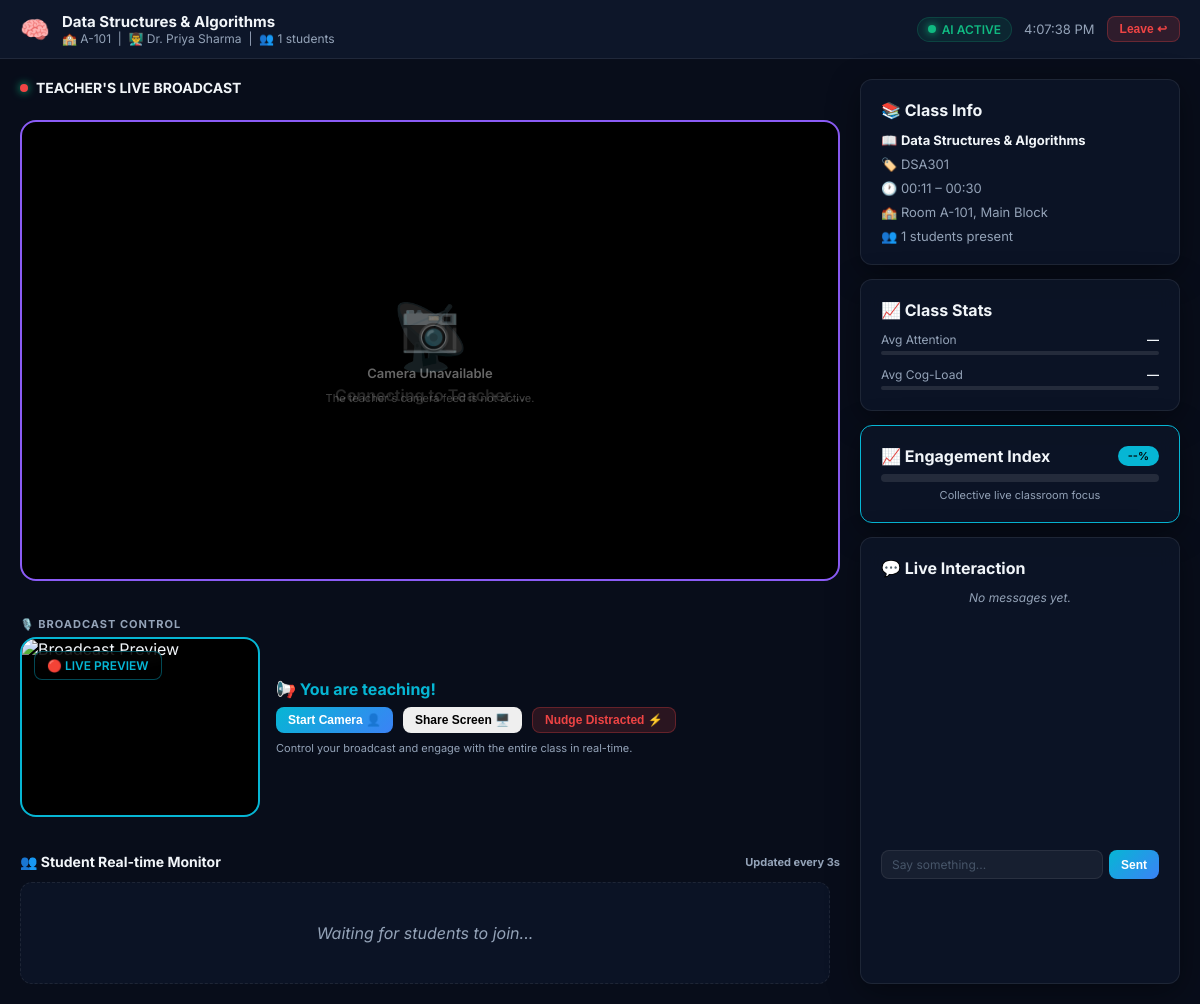
/classroom/1 (signed in), run on the app's committed database.
### models/department.py (models this page shows, shortened)
class Subject(db.Model):
    __tablename__ = 'subjects'
    id            = db.Column(db.Integer, primary_key=True)
    name          = db.Column(db.String(100), nullable=False)
    code          = db.Column(db.String(20), unique=True, nullable=False)
    department_id = db.Column(db.Integer, db.ForeignKey('departments.id'), nullable=False)
    credits       = db.Column(db.Integer, default=3)
    color         = db.Column(db.String(20), default='#6366f1')
    timetable_entries = db.relationship('TimetableEntry', backref='subject', lazy=True)

### models/timetable.py (models this page shows, shortened)
class ClassRoom(db.Model):
    __tablename__ = 'classrooms'
    id       = db.Column(db.Integer, primary_key=True)
    room_no  = db.Column(db.String(20), nullable=False)
    building = db.Column(db.String(50), default='Main Block')
    capacity = db.Column(db.Integer, default=60)
    timetable_entries = db.relationship('TimetableEntry', backref='room', lazy=True)

class TimetableEntry(db.Model):
    __tablename__ = 'timetable_entries'
    id          = db.Column(db.Integer, primary_key=True)
    subject_id  = db.Column(db.Integer, db.ForeignKey('subjects.id'),   nullable=False)
    teacher_id  = db.Column(db.Integer, db.ForeignKey('users.id'),      nullable=False)
    room_id     = db.Column(db.Integer, db.ForeignKey('classrooms.id'), nullable=False)
    day_of_week = db.Column(db.Integer, nullable=False)  # 0=Mon … 5=Sat
    start_time  = db.Column(db.String(5), nullable=False)  # "HH:MM"
    end_time    = db.Column(db.String(5), nullable=False)
    semester      = db.Column(db.Integer, default=1)
    department_id = db.Column(db.Integer, db.ForeignKey('departments.id'), nullable=True)
    class_type    = db.Column(db.String(20), default='regular') # regular/custom/instant
    is_public     = db.Column(db.Boolean, default=False)
    join_code     = db.Column(db.String(10), unique=True, nullable=True)
    sessions      = db.relationship('ClassSession', backref='timetable_entry', lazy=True)
    enrollments   = db.relationship('ClassEnrollment', backref='timetable_entry', lazy=True, cascade='all, delete-orphan')

### models/user.py (models this page shows, shortened)
class User(UserMixin, db.Model):
    __tablename__ = 'users'
    id           = db.Column(db.Integer, primary_key=True)
    name         = db.Column(db.String(100), nullable=False)
    email        = db.Column(db.String(120), unique=True, nullable=False)
    password_hash= db.Column(db.String(256), nullable=False)
    role         = db.Column(db.String(20), default='student')  # student/teacher/admin
    avatar_color = db.Column(db.String(20), default='#6366f1')
    created_at   = db.Column(db.DateTime, default=datetime.utcnow)
    is_active_   = db.Column(db.Boolean, default=True)
    student_profile = db.relationship('StudentProfile', backref='user', uselist=False, lazy=True)
    teacher_entries = db.relationship('TimetableEntry',  backref='teacher', lazy=True)
    def is_teacher(self):  return self.role == 'teacher'

### routes/classroom.py (the view)
@classroom_bp.route('/<int:session_id>')
@login_required
def room(session_id):
    session = ClassSession.query.get_or_404(session_id)
    entry   = session.timetable_entry
    student_count = Attendance.query.filter_by(class_session_id=session_id).count()
    profile = StudentProfile.query.filter_by(user_id=current_user.id).first()
    return render_template('classroom/room.html',
                           session=session, entry=entry,
                           student_count=student_count,
                           profile=profile,
                           is_teacher=current_user.is_teacher())

### templates/classroom/room.html (shortened to what this page needs)
<!DOCTYPE html>
<html lang="en">
<head>
  <link rel="stylesheet" href="{{ url_for('static', filename='css/main.css') }}"/>
</head>
<body style="margin:0;">
<div style="background:var(--bg-secondary);border-bottom:1px solid var(--glass-border);padding:12px 20px;display:flex;align-items:center;justify-content:space-between;">
  <div style="display:flex;align-items:center;gap:12px;">
    <div style="font-size:24px;">🧠</div>
    <div>
      <div style="font-weight:700;font-size:15px;">{{ entry.subject.name if entry and entry.subject else 'Classroom' }}</div>
      <div style="font-size:12px;color:var(--text-secondary);">
        🏫 {{ entry.room.room_no if entry and entry.room else '—' }} &nbsp;|&nbsp;
        👨‍🏫 {{ entry.teacher.name if entry and entry.teacher else '—' }} &nbsp;|&nbsp;
        👥 {{ student_count }} students
      </div>
    </div>
  </div>
  <div style="display:flex;align-items:center;gap:12px;">
    <div class="live-badge"><div class="status-dot"></div> AI ACTIVE</div>
    <div style="font-size:13px;color:var(--text-secondary);" id="clock2"></div>
    <button onclick="leaveClassroom()" class="btn btn-danger btn-sm">Leave ↩</button>
  </div>
</div>
<div class="room-layout">
  <div class="cam-panel">
    <div style="font-weight:700; font-size:14px; margin-bottom: 8px; display:flex; align-items:center; justify-content:space-between;">
        <div style="display:flex; align-items:center; gap:8px;">
            <span class="status-dot" style="background:#ef4444;"></span> <span id="feed-label">TEACHER'S LIVE BROADCAST</span>
        </div>
    </div>
    <div class="cam-feed" style="border-color:var(--accent-purple);">
      <div class="cam-overlay" id="cam-loading">
        <div class="cam-icon">📡</div>
        <div style="font-weight:600;">Connecting to Teacher...</div>
      </div>
      <div id="teacher-feed-error" style="display:none;position:absolute;inset:0;flex-direction:column;align-items:center;justify-content:center;color:rgba(255,255,255,0.4);gap:10px;">
        <div style="font-size:48px;">📷</div>
        <div style="font-weight:600;font-size:13px;">Camera Unavailable</div>
        <div style="font-size:11px;color:rgba(255,255,255,0.25);">The teacher's camera feed is not active.</div>
      </div>
    </div>
    <div style="display:grid; grid-template-columns: 240px 1fr; gap:16px; margin-top:20px;">
        <div>
          {% if is_teacher %}
          <div style="font-size:11px;font-weight:700;text-transform:uppercase;letter-spacing:1px;color:var(--text-secondary);margin-bottom:6px;">🎙️ Broadcast Control</div>
          <div class="cam-feed" style="aspect-ratio:4/3; height:180px; border-color:var(--accent-cyan);">
            <img src="/api/teacher_feed" style="width:100%;height:100%;object-fit:cover;" id="cam-img" alt="Broadcast Preview"/>
            <div class="ai-badge">🔴 LIVE PREVIEW</div>
          </div>
          {% endif %}
        </div>
        <div style="display:flex; flex-direction:column; justify-content:center;">
            {% if is_teacher %}
            <div style="font-weight:700; color:var(--accent-cyan); margin-bottom:8px;">📢 You are teaching!</div>
            <div style="display:flex; gap:10px;">
                <button id="broadcastBtn" onclick="toggleBroadcast()" class="btn btn-sm btn-primary">Start Camera 👤</button>
                <button id="screenShareBtn" onclick="toggleScreenShare()" class="btn btn-sm btn-secondary">Share Screen 🖥️</button>
                <button onclick="nudgeDistracted()" class="btn btn-sm btn-danger">Nudge Distracted ⚡</button>
            </div>
            <div style="font-size:11px; color:var(--text-secondary); margin-top:8px;">Control your broadcast and engage with the entire class in real-time.</div>
            {% else %}
            <div style="font-weight:700; color:var(--accent-cyan); margin-bottom:4px;">✨ Personal Focus Analytics</div>
            <div style="font-size:12px; color:var(--text-secondary);">Your engagement is currently being analyzed to optimize your learning experience.</div>
            {% endif %}
        </div>
    </div>
    {% if not is_teacher %}
    <div class="metrics-row">
      <div class="metric-card" style="border-color:rgba(6,182,212,0.2);">
        <div class="metric-val" id="att-score" style="color:var(--accent-cyan);">—</div>
        <div style="margin:6px 0;">
          <div class="progress-bar" style="height:4px;"><div class="progress-fill" id="att-bar" style="width:0%;background:var(--accent-cyan);"></div></div>
        </div>
        <div class="metric-lbl">Attention Score</div>
      </div>
      <div class="metric-card" style="border-color:rgba(139,92,246,0.2);">
        <div class="metric-val" id="cog-score" style="color:var(--accent-purple);">—</div>
        <div style="margin:6px 0;">
          <div class="progress-bar" style="height:4px;"><div class="progress-fill" id="cog-bar" style="width:0%;background:var(--accent-purple);"></div></div>
        </div>
        <div class="metric-lbl">Cognitive Load</div>
      </div>
    </div>
    {% else %}
    <div style="margin-top:20px;">
        <div style="font-weight:700; font-size:14px; margin-bottom:12px; display:flex; justify-content:space-between; align-items:center;">
            <span>👥 Student Real-time Monitor</span>
            <span style="font-size:11px; color:var(--text-secondary);">Updated every 3s</span>
        </div>
        <div id="student-grid" style="display:grid; grid-template-columns: repeat(auto-fill, minmax(200px, 1fr)); gap:12px; max-height:400px; overflow-y:auto; padding-right:10px;">
            <div style="grid-column: 1/-1; text-align:center; padding:40px; color:var(--text-secondary); font-style:italic; background:var(--bg-card); border-radius:12px; border:1px dashed var(--glass-border);">
                Waiting for students to join...
            </div>
        </div>
    </div>
    {% endif %}
  </div>
  <div class="side-panel">
    <div class="card">
      <div style="font-weight:700;margin-bottom:12px;">📚 Class Info</div>
      <div style="font-size:13px;display:flex;flex-direction:column;gap:8px;color:var(--text-secondary);">
        <div>📖 <strong style="color:var(--text-primary);">{{ entry.subject.name if entry and entry.subject else '—' }}</strong></div>
        <div>🏷️ {{ entry.subject.code if entry and entry.subject else '—' }}</div>
        <div>🕐 {{ entry.start_time if entry else '—' }} – {{ entry.end_time if entry else '—' }}</div>
        <div>🏫 Room {{ entry.room.room_no if entry and entry.room else '—' }}, {{ entry.room.building if entry and entry.room else '' }}</div>
        <div>👥 <span id="student-count-val">{{ student_count }}</span> students present</div>
      </div>
    </div>
    {% if not is_teacher %}
    <div class="card">
      <div style="font-weight:700;margin-bottom:12px;">📊 Session Summary</div>
      <div style="display:flex;flex-direction:column;gap:8px;font-size:12px;">
        <div style="display:flex;justify-content:space-between;"><span style="color:var(--text-secondary);">Avg Attention</span><span id="avg-att" style="font-weight:600;">—</span></div>
        <div style="display:flex;justify-content:space-between;"><span style="color:var(--text-secondary);">Avg Cognitive Load</span><span id="avg-cog" style="font-weight:600;">—</span></div>
        <div style="display:flex;justify-content:space-between;"><span style="color:var(--text-secondary);">Duration</span><span id="dur-label" style="font-weight:600;">0 min</span></div>
        <div style="display:flex;justify-content:space-between;"><span style="color:var(--text-secondary);">Status</span><span class="badge badge-attentive">✅ Present</span></div>
      </div>
    </div>
    {% else %}
    <div class="card">
      <div style="font-weight:700;margin-bottom:12px;">📈 Class Stats</div>
      <div style="display:flex;flex-direction:column;gap:12px;font-size:12px;">
        <div>
            <div style="display:flex;justify-content:space-between;margin-bottom:4px;"><span style="color:var(--text-secondary);">Avg Attention</span><span id="m-avg-att" style="font-weight:600;">—</span></div>
            <div class="progress-bar" style="height:4px;"><div class="progress-fill" id="m-att-bar" style="width:0%;background:var(--accent-cyan);"></div></div>
        </div>
        <div>
            <div style="display:flex;justify-content:space-between;margin-bottom:4px;"><span style="color:var(--text-secondary);">Avg Cog-Load</span><span id="m-avg-cog" style="font-weight:600;">—</span></div>
            <div class="progress-bar" style="height:4px;"><div class="progress-fill" id="m-cog-bar" style="width:0%;background:var(--accent-purple);"></div></div>
        </div>
      </div>
    </div>
    {% endif %}
    <div class="card" style="border-color:var(--accent-cyan);">
      <div style="font-weight:700;margin-bottom:8px;display:flex;justify-content:space-between;align-items:center;">
          <span>📈 Engagement Index</span>
          <span class="badge" id="class-eng-val" style="background:var(--accent-cyan);color:#000;">--%</span>
      </div>
      <div class="progress-bar" style="height:8px;"><div class="progress-fill" id="class-eng-bar" style="width:0%;background:var(--accent-cyan);"></div></div>
      <div style="font-size:11px;color:var(--text-secondary);margin-top:6px;text-align:center;">Collective live classroom focus</div>
    </div>
    <div class="card" style="flex:1;display:flex;flex-direction:column;min-height:200px;">
      <div style="font-weight:700;margin-bottom:12px;">💬 Live Interaction</div>
      <div id="chat-box" style="flex:1;overflow-y:auto;font-size:12px;margin-bottom:10px;display:flex;flex-direction:column;gap:8px;max-height:250px;">
        <div style="color:var(--text-secondary);font-style:italic;text-align:center;">No messages yet.</div>
      </div>
      <div style="display:flex;gap:6px;">
        <input type="text" id="chat-input" class="form-control" style="font-size:12px;padding:6px 10px;" placeholder="Say something..."/>
        <button onclick="sendChatMessage()" class="btn btn-primary btn-sm">Sent</button>
      </div>
    </div>
  </div>
</div>
</body>
</html>

### data on the page
Subject: subject "Data Structures & Algorithms", subject "DSA301"
ClassRoom: room "A-101", room "Main Block"
User: teacher "Dr. Priya Sharma"
TimetableEntry: start_time "00:11", end_time "00:30"

### other printed values
{{ student_count }} "1"
